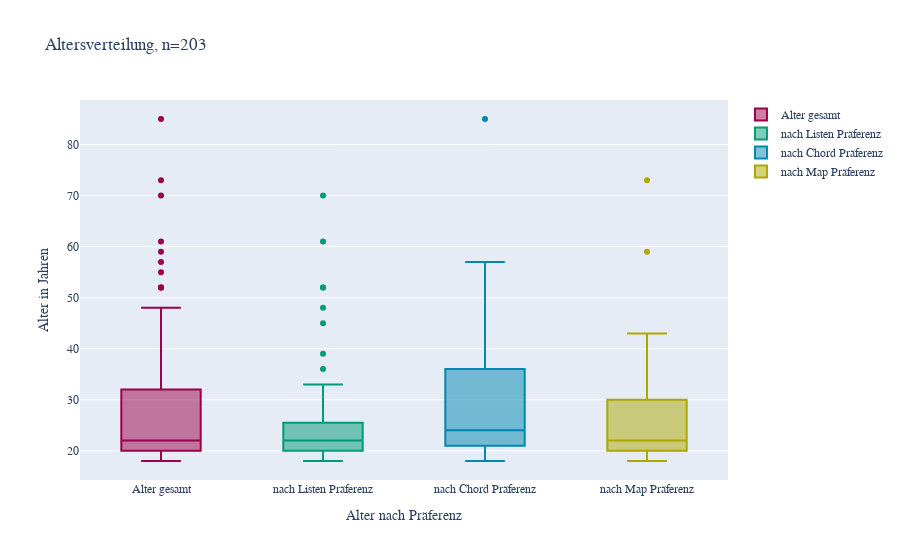
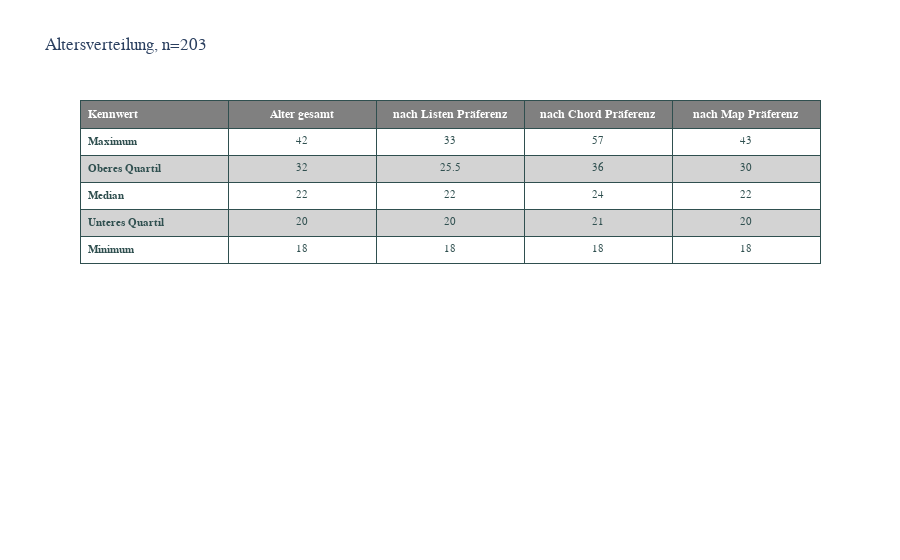

Notebook cell for these charts, in order:
### Markdown cell above
## Socio-Demographic Data
### Age

### Code cell
df = surveyData[['age', 'highest-preferenced-viz']]

# Label strings
chartLabel = f"Altersverteilung, n={len(df)}"
categoryGroups = ["Alter gesamt", "nach Listen Präferenz", "nach Chord Präferenz", "nach Map Präferenz"]
yLabel = "Alter in Jahren"
fig = go.Figure()

# Age over all
fig.add_trace(go.Box(y=df['age'], name=categoryGroups[0],
                marker_color = urCdColors[0]))
# Age preferred List
fig.add_trace(go.Box(y=df[df['highest-preferenced-viz'] == "Liste"]['age'], name=categoryGroups[1],
                marker_color = urCdColors[1]))
# Age preferred Chord
fig.add_trace(go.Box(y=df[df['highest-preferenced-viz'] == "Chord"]['age'], name=categoryGroups[2],
                marker_color = urCdColors[2]))
# Age preferred Map
fig.add_trace(go.Box(y=df[df['highest-preferenced-viz'] == "Map"]['age'], name=categoryGroups[3],
                marker_color = urCdColors[3]))
fig.update_layout(
    title=chartLabel,
    xaxis_title="Alter nach Präferenz",
    yaxis_title=yLabel,
    # legend_title="Legend Title",
    font=dict(
        family="Frutiger Next LT W1G, Gill Sans, sans-serif",
        size=12,
        # color="RebeccaPurple"
    )
)

fig.update_layout(title_text=chartLabel)
fig.show()

# Table age
fig = go.Figure(data=[go.Table(
  header=dict(
    values=['<b>Kennwert</b>', f"<b>{categoryGroups[0]}</b>", f"<b>{categoryGroups[1]}</b>", f"<b>{categoryGroups[2]}</b>", f"<b>{categoryGroups[3]}</b>"],
    line_color='darkslategray',
    fill_color=headerColor,
    align=['left','center'],
    font=dict(color='white', size=12)
  ),
  cells=dict(
    values=[
      ['<b>Maximum</b>', '<b>Oberes Quartil</b>', '<b>Median</b>', '<b>Unteres Quartil</b>', '<b>Minimum</b>'],
      [42, 32, 22, 20, 18],
      [33, 25.5, 22, 20, 18],
      [57, 36, 24, 21, 18],
      [43, 30, 22, 20, 18]],
    line_color='darkslategray',
    # 2-D list of colors for alternating rows
    fill_color = [[rowOddColor,rowEvenColor,rowOddColor, rowEvenColor,rowOddColor]*5],
    align = ['left', 'center'],
    font = dict(color = 'darkslategray', size = 11)
    ))
])

fig.update_layout(
    title=chartLabel,
    yaxis_title=yLabel,
    # legend_title="Legend Title",
    font=dict(
        family="Frutiger Next LT W1G, Gill Sans, sans-serif",
        size=12,
        # color="RebeccaPurple"
    )
)

fig.show()

### Figure 1 — Plotly figure (JSON) as saved in the notebook; plotly's stock layout.template omitted (floating-point values rounded to 4 significant figures; data arrays with more than 128 entries replaced by an {"elided": "..."} marker saying what was removed)
{"data": [{"marker": {"color": "rgb(156,0,75)"}, "name": "Alter gesamt", "type": "box", "y": {"elided": "203 int values"}}, {"marker": {"color": "rgb(0,155,119)"}, "name": "nach Listen Präferenz", "type": "box", "y": [20, 24, 22, 20, 21, 19, 21, 23, 23, 24, 30, 45, 52, 61, 36, 52, 39, 20, 21, 20, 23, 22, 24, 23, 22, 18, 33, 20, 21, 30, 22, 24, 23, 23, 22, 20, 20, 20, 20, 20, 20, 20, 21, 20, 22, 70, 22, 21, 21, 20, 33, 32, 48]}, {"marker": {"color": "rgb(0,135,178)"}, "name": "nach Chord Präferenz", "type": "box", "y": [20, 24, 22, 19, 19, 20, 19, 19, 19, 22, 22, 26, 23, 57, 36, 31, 26, 42, 46, 26, 39, 55, 34, 37, 31, 40, 42, 41, 21, 33, 33, 85, 52, 38, 21, 23, 20, 28, 22, 21, 24, 24, 22, 18, 21, 22, 20, 19, 20, 27, 19, 22, 38, 41, 25, 33, 19, 21]}, {"marker": {"color": "rgb(174,167,0)"}, "name": "nach Map Präferenz", "type": "box", "y": [21, 21, 22, 21, 22, 21, 20, 21, 21, 20, 22, 23, 20, 19, 20, 26, 18, 24, 23, 28, 20, 19, 18, 21, 26, 23, 20, 19, 22, 19, 23, 20, 21, 21, 20, 19, 20, 25, 41, 59, 36, 25, 36, 35, 32, 33, 42, 22, 39, 73, 27, 37, 31, 38, 43, 23, 20, 29, 20, 20, 20, 20, 37, 25, 19, 25, 20, 27, 20, 20, 20, 22, 22, 22, 20, 20, 20, 21, 33, 20, 25, 22, 20, 28, 33, 35, 33, 40, 26, 38, 33, 36]}], "layout": {"font": {"family": "Frutiger Next LT W1G, Gill Sans, sans-serif", "size": 12}, "title": {"text": "Altersverteilung, n=203"}, "xaxis": {"title": {"text": "Alter nach Präferenz"}}, "yaxis": {"title": {"text": "Alter in Jahren"}}}}

### Figure 2 — Plotly figure (JSON) as saved in the notebook; plotly's stock layout.template omitted (floating-point values rounded to 4 significant figures)
{"data": [{"cells": {"align": ["left", "center"], "fill": {"color": [["white", "lightgrey", "white", "lightgrey", "white", "white", "lightgrey", "white", "lightgrey", "white", "white", "lightgrey", "white", "lightgrey", "white", "white", "lightgrey", "white", "lightgrey", "white", "white", "lightgrey", "white", "lightgrey", "white"]]}, "font": {"color": "darkslategray", "size": 11}, "line": {"color": "darkslategray"}, "values": [["<b>Maximum</b>", "<b>Oberes Quartil</b>", "<b>Median</b>", "<b>Unteres Quartil</b>", "<b>Minimum</b>"], [42, 32, 22, 20, 18], [33, 25.5, 22, 20, 18], [57, 36, 24, 21, 18], [43, 30, 22, 20, 18]]}, "header": {"align": ["left", "center"], "fill": {"color": "grey"}, "font": {"color": "white", "size": 12}, "line": {"color": "darkslategray"}, "values": ["<b>Kennwert</b>", "<b>Alter gesamt</b>", "<b>nach Listen Präferenz</b>", "<b>nach Chord Präferenz</b>", "<b>nach Map Präferenz</b>"]}, "type": "table"}], "layout": {"font": {"family": "Frutiger Next LT W1G, Gill Sans, sans-serif", "size": 12}, "title": {"text": "Altersverteilung, n=203"}, "yaxis": {"title": {"text": "Alter in Jahren"}}}}
